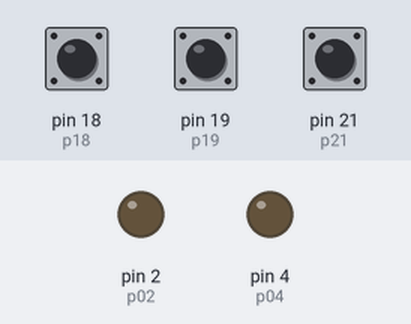
This program was run on a simulated MicroPython board. On the bench: output pins drawn as LEDs (lit = HIGH). The test bench sets the inputs (shaded band); at power-on: pin 18 (p18) HIGH, pin 21 (p21) HIGH, pin 19 (p19) HIGH.

Above: at 1.2 s.
1.3 s: pin 18 (p18) pulled LOW for 0.15 s
At 2.1 s:
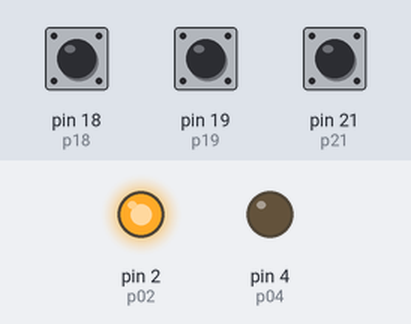
2.9 s: pin 21 (p21) pulled LOW for 0.15 s
At 3.3 s:
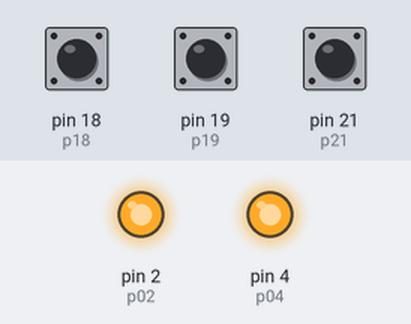
4.5 s: pin 19 (p19) pulled LOW for 0.15 s
At 5.7 s:
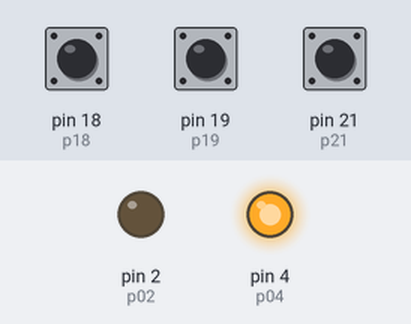
6.1 s: pin 18 (p18) pulled LOW for 1 s
At 6.9 s:
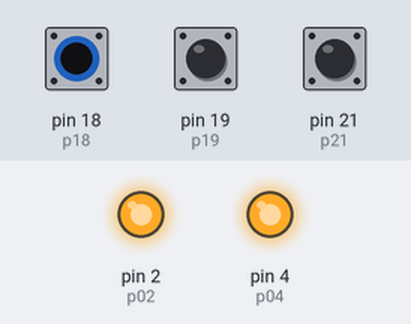
8.6 s: pin 19 (p19) pulled LOW for 1 s
At 10.0 s:
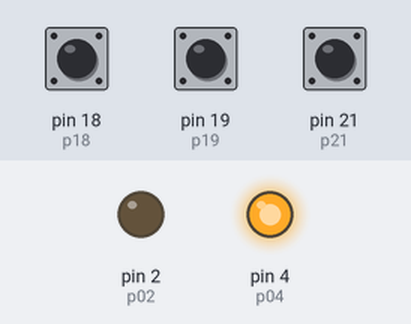
Timing chart, 0 to 11.6 s (numbered marks = the images above; inputs shaded):
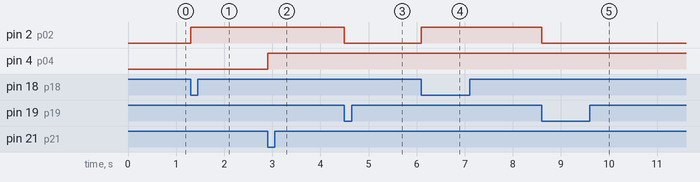

Measured:
- after the input at 1.3 s, pin 2 (p02): LOW → HIGH at once
- after the input at 2.9 s, pin 4 (p04): LOW → HIGH at once
- after the input at 4.5 s, pin 2 (p02): HIGH → LOW at once
- after the input at 6.1 s, pin 2 (p02): LOW → HIGH at once
- after the input at 8.6 s, pin 2 (p02): HIGH → LOW at once

The program:

main.py
```python
# Ejemplo 3, telerruptor y báscula RS
# sin emplear interrupciones de hardware

from machine import Pin

# Definición de una clase para crear
# objetos de tipo Telerruptor
class Telerruptor:
  '''
  Crea un objeto del tipo Telerrutor que  conmuta el
  estado de salida (sal) con un flanco positivo en la
  entrada (ent)
  '''
  def __init__(self, ent):
    self.ent_act = ent
    self.ent_ant = 1
    self.salida = 0

  def conmuta(self,valor):
    '''
    Función que conmuta el estado de la
    salida (sal) del objeto telerruptor cuando se detecta
    un flanco positivo en la variable de entrada (ent)
    '''
    self.ent_act = valor
    if  self.ent_act == 0 and self.ent_act != self.ent_ant:
      #print('Valor de la entrada ...', self.ent_act)
      if self.salida == 0:
        self.salida = 1
        self.ent_ant = self.ent_act
        #print('Conmuta a valor ...', self.sal)
      elif self.salida == 1:
        self.salida = 0
        self.ent_ant = self.ent_act
        #print('Conmuta a valor ...', self.sal)
    elif  self.ent_act == 1 and self.ent_act != self.ent_ant:
      #print('Valor de la entrada...', self.ent_act)
      self.ent_ant = self.ent_act

# Definición de una clase para crear
# objetos de tipo Bascula
class Bascula:
  def __init__(self, act, des):
    self.activa = act
    self.desactiva = des
    self.salida = 0

  def evalua(self, s, r):
    self.activa = s
    self.desactiva = r
    if self.desactiva == 0:
      self.salida = 0
    elif self.desactiva == 1 and self.activa == 0:
      self.salida = 1

# Configuramos los GPIO de la placa como
# salidas o como entradas
p18 = Pin(18, Pin.IN, Pin.PULL_UP)
p19 = Pin(19, Pin.IN, Pin.PULL_UP)
p21 = Pin(21, Pin.IN, Pin.PULL_UP)
p02 = Pin(2, Pin.OUT)
p04 = Pin(4, Pin.OUT)

# Realizamos una instancia a la clase Telerruptor
# creando objeto tele
tele = Telerruptor(p21.value)

# Relizamos una instancia a la  clase Bascula
# creando objeto rs
rs = Bascula(p18.value(),p19.value())


while True:
  # Creamos un bucle para evaluar
  # continuamente las entradas.
  # Actualizamos los objetos con los
  # valores de las entradas.
  tele.conmuta(p21.value())
  rs.evalua(p18.value(), p19.value())

  # Pasamos el valor de las salidas del
  # correspondiente objeto a cada GPIO
  # de salida
  p02.value(rs.salida)
  p04.value(tele.salida)
```
